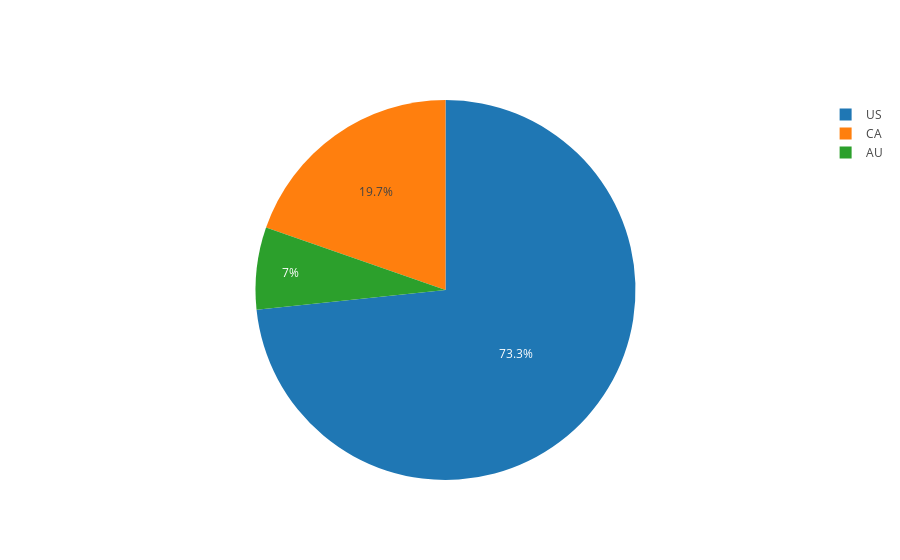

Notebook code for this chart:
### Code cell
labels = ['US','AU','CA']
values = [US_2012,AU_2012,CA_2012]
data=[go.Pie(labels=labels, values=values)]
fig = go.Figure(data)
iplot(fig)

### Figure 1 — Plotly figure (JSON) as saved in the notebook; plotly's stock layout.template omitted (floating-point values rounded to 4 significant figures)
{"data": [{"labels": ["US", "AU", "CA"], "type": "pie", "uid": "359ca987-d94c-423c-be6b-e2a9666a5970", "values": [24610000.0, 2348000.0, 6600000.0]}], "layout": {}}
